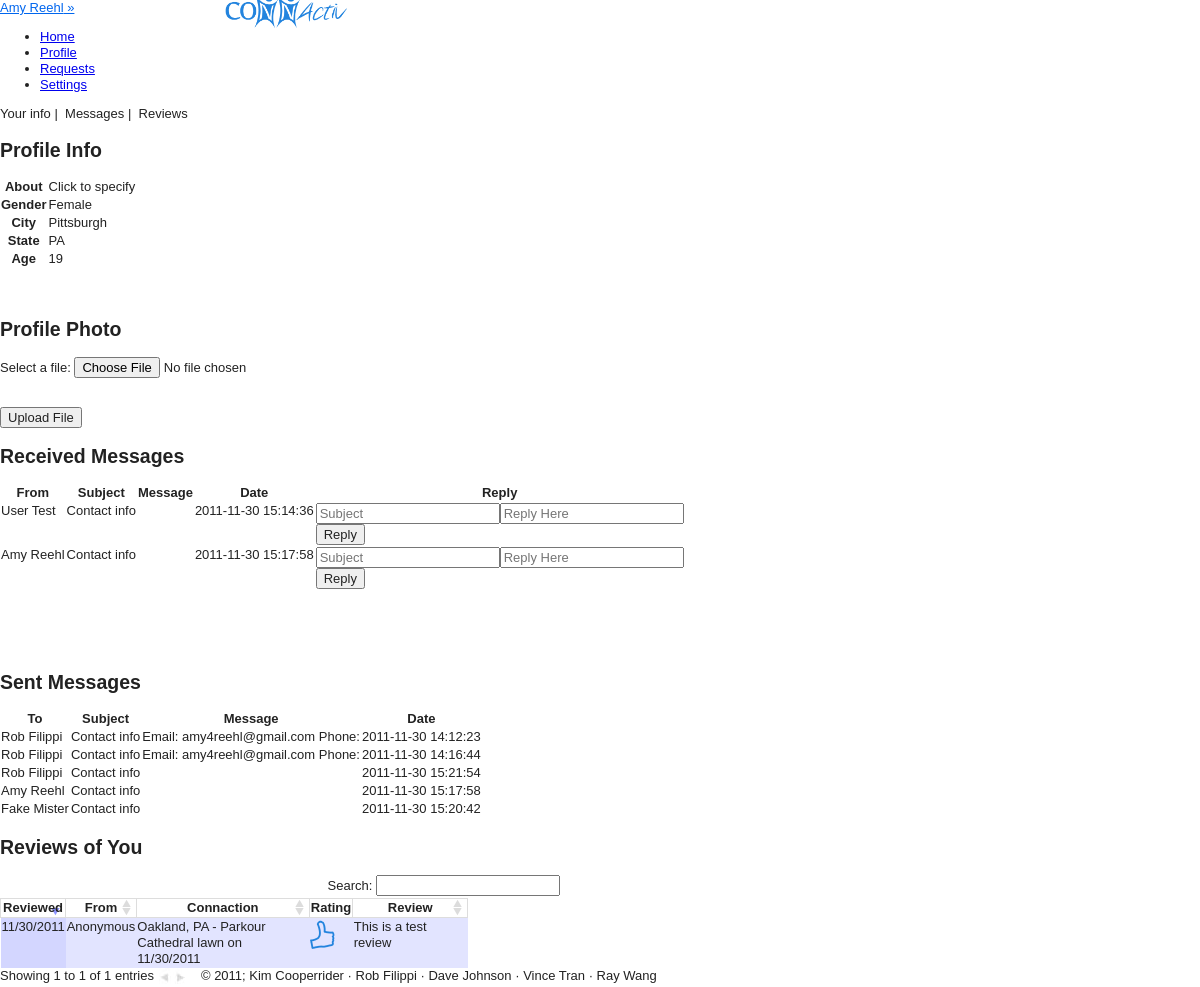
Screenshot of /views/profile.php (signed in) with the database file from the repository.
### tables this page shows
CREATE TABLE IF NOT EXISTS `users` (
  `USER_ID` int(11) NOT NULL AUTO_INCREMENT,
  `PASSWORD` varchar(100) NOT NULL,
  `FIRST_NAME` char(20) DEFAULT NULL,
  `LAST_NAME` char(20) DEFAULT NULL,
  `STREET` varchar(25) DEFAULT NULL,
  `CITY` char(20) DEFAULT NULL,
  `STATE` char(2) DEFAULT NULL,
  `ZIP` int(11) DEFAULT NULL,
  `PHONE` char(12) DEFAULT NULL,
  `INTERESTS` varchar(4000) DEFAULT NULL,
  `PROFILE_PIC` varchar(45) NOT NULL DEFAULT '../public/images/avatar.png',
  `EMAIL` varchar(25) DEFAULT NULL,
  `DOB` date DEFAULT NULL,
  `GENDER` char(1) DEFAULT NULL,
  PRIMARY KEY (`USER_ID`)
);

CREATE TABLE IF NOT EXISTS `messages` (
  `FROM_USER` int(11) NOT NULL,
  `TO_USER` int(11) NOT NULL,
  `SUBJECT` varchar(100) DEFAULT NULL,
  `BODY` varchar(4000) DEFAULT NULL,
  `DATE` datetime NOT NULL DEFAULT '0000-00-00 00:00:00',
  PRIMARY KEY (`FROM_USER`,`TO_USER`,`DATE`)
);

CREATE TABLE IF NOT EXISTS `reviews` (
  `USER_ID` int(11) NOT NULL,
  `FROM_USER` int(11) NOT NULL,
  `IS_ANONYMOUS` int(11) DEFAULT '0',
  `CONNACTION_ID` int(11) NOT NULL,
  `IS_POSITIVE` int(11) DEFAULT NULL,
  `REVIEW_DATE` date DEFAULT NULL,
  `REVIEW` varchar(4000) DEFAULT NULL,
  PRIMARY KEY (`FROM_USER`,`CONNACTION_ID`)
);

CREATE TABLE IF NOT EXISTS `connactions` (
  `CONNACTION_ID` int(11) NOT NULL AUTO_INCREMENT,
  `POST_TIME` date NOT NULL,
  `USER_ID` int(11) NOT NULL,
  `LOCATION` varchar(255) NOT NULL,
  `START_TIME` datetime DEFAULT NULL,
  `MESSAGE` varchar(4000) DEFAULT NULL,
  `END_TIME` datetime DEFAULT NULL,
  `UNIQUE_NETWORK_ID` int(11) NOT NULL,
  `IS_PRIVATE` int(11) DEFAULT '0',
  PRIMARY KEY (`CONNACTION_ID`)
);

CREATE TABLE IF NOT EXISTS `unique_networks` (
  `UNIQUE_NETWORK_ID` int(11) NOT NULL AUTO_INCREMENT,
  `NETWORK_ID` int(11) DEFAULT NULL,
  `ACTIVITY_ID` int(11) DEFAULT NULL,
  PRIMARY KEY (`UNIQUE_NETWORK_ID`)
);

CREATE TABLE IF NOT EXISTS `networks` (
  `NETWORK_ID` int(11) NOT NULL AUTO_INCREMENT,
  `AREA` varchar(25) NOT NULL,
  `STATE` varchar(2) NOT NULL,
  PRIMARY KEY (`NETWORK_ID`)
);

CREATE TABLE IF NOT EXISTS `activities` (
  `ACTIVITY_ID` int(11) NOT NULL AUTO_INCREMENT,
  `ACTIVITY_NAME` varchar(20) NOT NULL,
  PRIMARY KEY (`ACTIVITY_ID`)
);

### views/functions/config.php (called while the page is built, shortened)
<?php
include("functions_connactions.php");
include("functions_recommendations.php");
include("functions_networks.php");
function cookieExists(){
	if(isset($_COOKIE['ID_my_site']))
	return TRUE;
	else
	return FALSE;
}
function validCookie(){
	$username = $_COOKIE['ID_my_site'];
	$pass = $_COOKIE['Key_my_site'];
	$info = getDatabaseInfo("users", "email", $username);
	if ($pass != $info['PASSWORD']) {
		return FALSE;
	}
	else{
		return TRUE;
	}
}
		function getDatabaseInfo($table, $attribute, $value){
			$check = getResourceIDs($table, $attribute, $value);
			return mysql_fetch_array($check);
		}
		function getResourceIDs($table, $attribute, $value){
			$check = mysql_query("SELECT * FROM $table WHERE $attribute = '$value'")or die(mysql_error());
			return $check;
		}
		function getName(){
			if(cookieExists())
			{
				if (validCookie()) {
					$username = $_COOKIE['ID_my_site'];
					$info = getDatabaseInfo("users", "email", $username);
					return $info['FIRST_NAME'] . " " . $info['LAST_NAME'];
				}
			}
		}
		function getUserID(){
			if(cookieExists())
			{
				if (validCookie()) {
					$username = $_COOKIE['ID_my_site'];
					$info = getDatabaseInfo("users", "email", $username);
					return $info['USER_ID'];
				}
			}
		}
		function getUserName($userID){
			$info = getDatabaseInfo("users", "user_id", $userID);
			return $info['FIRST_NAME'] . " " . $info['LAST_NAME'];
		}
		function getAboutMe($userID){
			$info = getDatabaseInfo("users", "user_id", $userID);
			if($info['INTERESTS'])
			return $info['INTERESTS'];
			else
			return "Click to specify";
		}
		function getUserGender($userID){
			$info = getDatabaseInfo("users", "user_id", $userID);
			if($info['GENDER'] == 'M')
			$gender = "Male";
			else if($info['GENDER'] == 'F')
			$gender = "Female";
			else
			$gender = "Click to specify";
			return $gender;
		}
		function getAge($userID){
			$today = getDate();
			$info = getDatabaseInfo("users", "user_id", $userID);
			if($info['DOB']){
				$DOB = date_parse($info['DOB']);
				$age = $today["year"] - $DOB["year"];
				if(($today["mon"] - $DOB["month"]) < 0)
				return $age - 1;
				else if(($today["mon"] - $DOB["month"]) > 0)
				return $age;
				else{
					if(($today["mday"] - $DOB["day"]) < 0)
					return $age - 1;
					else
					return $age;
				}
			}
			else
			return "Click to specify";
		}
		function getUserState($userID) {
			$info = getDatabaseInfo("users", "user_id", $userID);
			$state = $info['STATE'];
			return $state;
		}
		function getUserCity($userID) {
			$info = getDatabaseInfo("users", "user_id", $userID);
			$city = $info['CITY'];
			return $city;
		}
		function getIncMessages($userid){
			$incMessages = array();
			$query = "select * from messages where to_user = ".$userid;
			$result = mysql_query($query);
			while($info = mysql_fetch_array($result)){
				$incMessages[] = $info;
			}
			return $incMessages;
		}
		function getSentMessages($userid){
			$incMessages = array();
			$query = "select * from messages where from_user = ".$userid;
			$result = mysql_query($query);
			while($info = mysql_fetch_array($result)){
				$incMessages[] = $info;
			}
			return $incMessages;
		}
		?>

### views/functions/functions_recommendations.php (called while the page is built, shortened)
<?
function getAllReviews($userid){
	$reviews = array();
	$query = sprintf("SELECT * FROM reviews WHERE user_id = '%s'", $userid);
	$result = mysql_query($query) or die(mysql_error());
	while($row = mysql_fetch_array($result)){
		$reviews[] = $row;
	}
	return $reviews;
}
?>

### views/functions/functions_networks.php (called while the page is built, shortened)
<?
function prettifyName($unique_id) {
	$query = "SELECT unique_networks.unique_network_id, networks.area AS area, networks.state AS state, activities.activity_name AS act"
	." FROM unique_networks, activities, networks"
	." WHERE unique_networks.network_id = networks.network_id"
	." AND unique_networks.activity_id = activities.activity_id"
	." AND unique_networks.unique_network_id = '".$unique_id."'";
	$result = mysql_query($query) or die(mysql_error());
	$name = mysql_fetch_array($result);
	$displayName = "Unspecified";
	if ($name['area'] && $name['state'] && $name['act'])
	$displayName = $name['area'] . ", " .$name['state']. " - " .$name['act'];
	return $displayName;
}
?>

### views/profile.php (the view, shortened to what this page needs)
<? include("header.php");
				$userID = getUserID();
			?>
			<div class="page">
				<div class="pageViewer">
					<span class="clickable active green" id="profile">Your info</span>&nbsp;|&nbsp;
					<span class="clickable green" id="messages">Messages</span>&nbsp;|&nbsp;
					<span class="clickable green" id="reviews">Reviews</span>
				</div>
			<div class="section" id="view_profile">
			<h2>Profile Info</h2>
			<div class="greyBorder">
			<form action="<?php echo $_SERVER['PHP_SELF']?>" method="post">
			<table class="simple_table" id="myInfo">
				<tr>
					<th>About</th>
					<td>
						<? $about = getAboutMe($userID); ?>
						<span class="clickable expander"><? echo $about ?><span class='editIcon'></span></span>
					</td>
				</tr>
				<tr>
					<th>Gender</th>
					<td>
					<? $sex = getUserGender($userID);
					?>
						<span class="clickable expander"><? echo $sex ?><span class='editIcon'></span></span>
					</td>
				</tr>
				<tr>
					<th>City</th>
					<td>
					<? $city = getUserCity($userID); ?>
					<span class="clickable expander"><? echo $city ?><span class='editIcon'></span></span>
					</td>
				</tr>
				<tr>
					<th>State</th>
					<td>
					<? $st = getUserState($userID); ?>
					<span class="clickable expander"><? echo $st ?><span class='editIcon'></span></span>
					</td>
				</tr>
				<tr>
					<th>Age</th>
					<td>
						<? $age = getAge($userID); ?>
						<span class="clickable expander"><? echo $age ?><span class='editIcon'></span></span>
					</td>
				</tr>
				</form>
			</div>
			<br/><br/>
				<h2>Profile Photo</h2>
				<div class="greyBorder">
				<form action="<?php echo $_SERVER['PHP_SELF']; ?>" method="post" enctype="multipart/form-data">
						<p>
							<label for="file">Select a file:</label>  <input type="file" name="userfile" id="file"> <br /><br />
							<input type = 'hidden' name = 'fileupload' /></p>
							<button>Upload File</button>
				</form>
				</div>
			</div>
			<div class="section" id="view_messages">
				<h2>Received Messages</h2>
			<table id="receivedMessages" class="alternating regular_table">
				<thead>
					<tr>
						<th>From</th>
						<th>Subject</th>
						<th>Message</th>
						<th>Date</th>
						<th>Reply</th>
					</tr>
				</thead>
				<tbody>
				<?php
					$incMessages = getIncMessages(getUserID());
						foreach($incMessages as $message){
							echo "<tr><td>".getUserName($message['FROM_USER'])."</td>";
							echo "<td>".$message['SUBJECT']."</td>";
							echo "<td>".$message['BODY']."</td>";
							echo "<td>".$message['DATE']."</td>";
							echo "<td><form action = ".$_SERVER['PHP_SELF']." method = 'post'><input type= 'text' class='x_small_input' maxlength='255' placeholder = 'Subject' name = 'reply[]'><input type= 'text' maxlength = '4000' placeholder = 'Reply Here' name = 'reply[]'>";
							echo "<br/><input type = 'submit' name = 'reply[]' value = 'Reply'/><input type = 'hidden' name = 'reply[]' value = '".$message['FROM_USER']."'/></form></td>";
							echo "</tr>";
						}
				?>
				</tbody>
			</table>
				<br/><br/><br><br>
				<h2>Sent Messages</h2>
			<table id="sentMessages" class="alternating regular_table">
				<thead>
				<tr>
					<th>To</th>
					<th>Subject</th>
					<th>Message</th>
					<th>Date</th>
				</tr>
				</thead>
				<tbody>
				<?php
					$sentMessages = getSentMessages(getUserID());
					foreach($sentMessages as $message){
						echo "<tr>";
						echo "<td>".getUserName($message['TO_USER'])."</td>";
						echo "<td>".$message['SUBJECT']."</td>";
						echo "<td>".$message['BODY']."</td>";
						echo "<td>".$message['DATE']."</td>";
						echo "</tr>";
					}
				?>
				</tbody>
			</table>
			</div>
			<div class="section" id="view_reviews">
			<h2>Reviews of You</h2>
			<?
			$review = getAllReviews($userID);
			$reviews =  getFormattedReviews($review);
			if (!$reviews) echo "<p style='color:#2384DE;'><br><br>You haven't been reviewed yet!</p>Since only users with whom you've completed connactions can review you,<br>check back once you've done a few more activities.";
			else echo $reviews;
			?>
			</div>
			</div>
			<?php
	include('footer.php');
?>

### views/header.php (shortened to what this page needs)
<? include_once("functions/config.php"); ?>
<!DOCTYPE HTML>
<html>
<head>
<link type="text/css" rel="stylesheet" href="../styles/defaults.css"/>
<link type="text/css" rel="stylesheet/less" href="../styles/style.less"/>
<link type="text/css" rel="stylesheet/less" href="../styles/posts.less"/>
<link type="text/css" rel="stylesheet/less" href="../styles/sidebar.less"/>
<link type="text/css" rel="stylesheet" href="../styles/demo_table.css"/>
<link type="text/css" rel="stylesheet" href="../styles/validationEngine.jquery.css" />
<link type="text/css" rel="stylesheet" href="../styles/jquery.fancybox-1.3.4.css" />
<link type="text/css" rel="stylesheet/less" href="../styles/admin.less"/>
</head>
<body>
<div id="container">
	<header>
	<a id="user_login" href="#"><? echo getName(); ?>&nbsp;&raquo;</a>
	<span style=" position: absolute; left: 220px">
		<a href="home.php"><img height="40" style="margin-top: -10px;" src="../public/images/logo.png"/></a>
	</span>
			<span id="top-nav">
				<ul id="nav">
					<li class="headerlink" id="link_home"><a class="top_links" id="home" href="home.php">Home</a></li>
					<li class="headerlink" id="link_profile"><a class="top_links" id="profile" href="profile.php">Profile</a></li>
					<li class="headerlink" id="link_requests"><a class="top_links" id="requests" href="requests.php">Requests</a></li>
					<li class="headerlink" id="link_settings"><a class="top_links" id="settings" href="settings.php">Settings</a></li>
					</ul>
			</span>
	</header>
	<div id="content">

### views/functions/functions_connactions.php (shortened to what this page needs)
<?
	function getFormattedReviews($review) {
		$details = "";
		if(sizeof($review) > 0){
			$details .= "<table id='selfReviews' class='alternating regular_table'>";
			$details .= "<thead><th>Reviewed</th><th>From</th><th>Connaction</th><th>Rating</th><th>Review</th></tr></thead>";
			$details .= "<tbody>";
			foreach($review as $rev){
				if($rev['IS_POSITIVE'] == 1){$posNeg = "<img src='../public/images/thumbs_up.png' height='30'/>";}
				else{$posNeg = "<img  src='../public/images/thumbs_down.png' height='30'/>";}
				if($rev['IS_ANONYMOUS'] == 1){$from = "Anonymous";}
				else{$from = getUserName($rev['FROM_USER']);}
				$connactInfo = getConnactionActivity($rev['CONNACTION_ID']);
				$unique = getUniqueFromConnaction($rev['CONNACTION_ID']);
				$name = prettifyName($unique);
				$loc = getConnactionLocation($rev['CONNACTION_ID']);
				$date = getConnactionDate($rev['CONNACTION_ID'], "START");
				$connactInfo = '';
				if ($loc) $connactInfo .= $loc;
				if ($date) $connactInfo .= " on $date";
				$details .= "<tr><td>$date</td>";
				$details .= "<td>$from</td>";
				$details .= "<td>$name<br/>$connactInfo</td>";
				$details .= "<td>$posNeg</td>";
				$details .= "<td>".$rev['REVIEW']."</td></tr>";
			}
			$details .= "</tbody></table>";
		}
		return $details;
	}
	function getUniqueFromConnaction($id) {
		$query = "SELECT unique_networks.unique_network_id FROM unique_networks, connactions"
		." WHERE connactions.connaction_id = unique_networks.unique_network_id";
		$result = mysql_query($query) or die(mysql_error());
		$row = mysql_fetch_array($result);
		return $row[0];
	}
	function getConnactionActivity($connactionID){
		$activityID = getDatabaseInfo("connactions", "connaction_id", $connactionID);
		$act = getDatabaseInfo("unique_networks", "unique_network_id", $activityID['UNIQUE_NETWORK_ID']);
		$activity = getDatabaseInfo("activities", "activity_id", $act['ACTIVITY_ID']);
		$activityName = $activity['ACTIVITY_NAME'];
		return $activityName;
	}
	function getConnactionDate($connactionID, $argument){
		$dateID = getDatabaseInfo("connactions", "connaction_id", $connactionID);
		$date = $dateID[$argument.'_TIME'];
		$dateParsed = date_parse($date);
		$newDate = $dateParsed["month"].'/'.$dateParsed["day"].'/'.$dateParsed["year"];
		return $newDate;
	}
	function getConnactionLocation($connactionID){
		$connaction = getDatabaseInfo("connactions", "connaction_id", $connactionID);
		$location = $connaction['LOCATION'];
		return $location;
	}
?>

### styles/defaults.css (style rules this page uses)
article, aside, details, figcaption, figure, footer, header, hgroup, nav, section { display: block; }
html { font-size: 100%; overflow-y: scroll; -webkit-text-size-adjust: 100%; -ms-text-size-adjust: 100%; }
body { margin: 0; font-size: 13px; line-height: 1.231; }
body, button, input, select, textarea { font-family: sans-serif; color: #222; }
a { color: #00e; }
ul, ol { margin: 1em 0; padding: 0 0 0 40px; }
img { border: 0; -ms-interpolation-mode: bicubic; vertical-align: middle; }
form { margin: 0; }
label { cursor: pointer; }
button, input, select, textarea { font-size: 100%; margin: 0; vertical-align: baseline; *vertical-align: middle; }
button, input { line-height: normal; *overflow: visible; }
table button, table input { *overflow: auto; }
button, input[type="button"], input[type="reset"], input[type="submit"] { cursor: pointer; -webkit-appearance: button; }
table { border-collapse: collapse; border-spacing: 0; }
td { vertical-align: top; }

### styles/demo_table.css (style rules this page uses)
#subscribeTable_wrapper, { width: 350px; left: -50px; }
.sorting_desc { background: url('../public/images/sort_desc.png') no-repeat center right #fff; border: thin solid #DDD; }
.sorting { background: url('../public/images/sort_both.png') no-repeat center right #fff; border: thin solid #DDD; }
.sorting_disabled { background: #fff; border: thin solid #DDD; }
tr.odd { background-color: #E2E4FF; }
tr.odd td.sorting_1 { background-color: #D3D6FF; }

### rows the page displays
users: getName() "Amy Reehl", about "Click to specify", sex "Female", city "Pittsburgh", st "PA", age "19"
messages: FROM_USER.LAST_NAME "User Test", SUBJECT "Contact info", DATE "2011-11-30 15:14:36"
messages: FROM_USER.LAST_NAME "Amy Reehl", SUBJECT "Contact info", DATE "2011-11-30 15:17:58", TO_USER.LAST_NAME "Amy Reehl"
messages: TO_USER.LAST_NAME "Rob Filippi", SUBJECT "Contact info", BODY "Email: amy4reehl@gmail.com Phone:", DATE "2011-11-30 14:12:23"
messages: TO_USER.LAST_NAME "Rob Filippi", SUBJECT "Contact info", BODY "Email: amy4reehl@gmail.com Phone:", DATE "2011-11-30 14:16:44"
messages: TO_USER.LAST_NAME "Rob Filippi", SUBJECT "Contact info", DATE "2011-11-30 15:21:54"
messages: TO_USER.LAST_NAME "Fake Mister", SUBJECT "Contact info", DATE "2011-11-30 15:20:42"
reviews: CONNACTION_ID.USER_ID "11/30/2011", IS_ANONYMOUS "Anonymous", CONNACTION_ID.ACTIVITY_NAME "Oakland, PA - Parkour", CONNACTION_ID.USER_ID "Cathedral lawn on 11/30/2011", IS_POSITIVE 1 (drawn), REVIEW "This is a test review"
